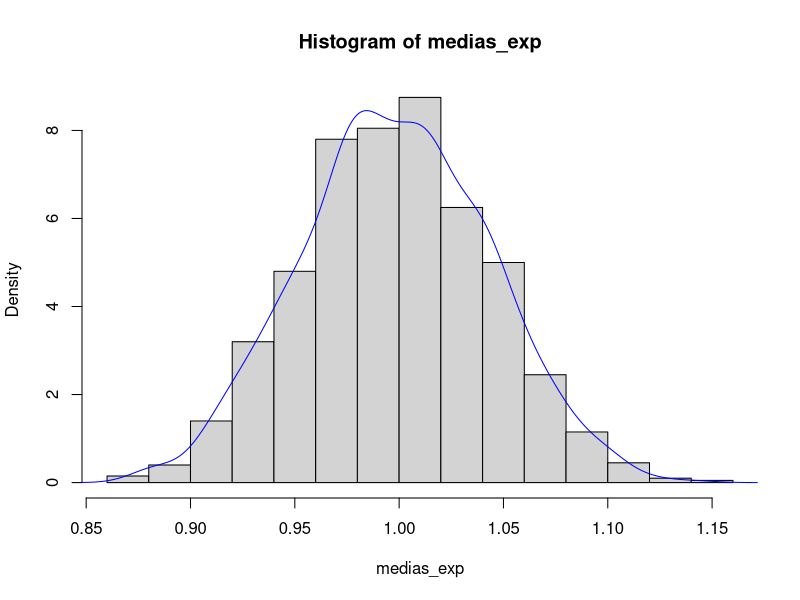
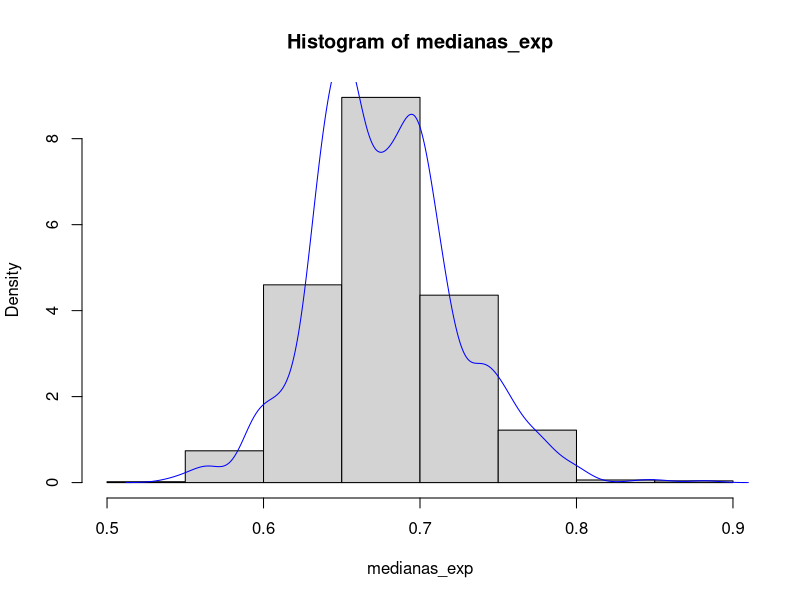

The R script that drew these images, in order:
set.seed(20)

# Ejemplo 1
datos <- rcauchy(21)
medianas <- c()
for (i in 1:5000){  # Bootstrap No parametrica 
  muestra_temp <- sample(datos,20,replace =TRUE)
  mediana_temp <- median(muestra_temp)
  medianas[i] <- mediana_temp
}

mean_medianas <- mean(medianas)
print( (1/5000)* sum( (medianas - mean_medianas)^2) )

# Ejemplo 2
# a)

datos_exp <- rexp(500,1)

# b)

media_estimada <- mean(datos_exp)
mediana_estimada <- median(datos_exp)
c(media_estimada, mediana_estimada)

# c)

medias_exp <- c()
medianas_exp <- c()
for ( i in 1:1000){
  muestr_exp <- sample(datos_exp, replace = TRUE)
  medias_exp[i] <- mean(muestr_exp)
  medianas_exp[i] <- median(muestr_exp)
}

# d)

hist(medias_exp, probability = TRUE)
lines(density(medias_exp, kernel = "gaussian"), col = "blue")
hist(medianas_exp, probability = TRUE)
lines(density(medianas_exp, kernel = "gaussian"), col = "blue")

# e)

# Intervalo de confianza bootstrap parametrico nivel 0.95

intervalo_media <- c(media_estimada -1.96*sd(medias_exp), media_estimada + 1.96*sd(medias_exp) )
intervalo_mediana <- c(mediana_estimada -1.96*sd(medianas_exp), mediana_estimada + 1.96*sd(medianas_exp))
intervalo_media
intervalo_mediana

# Intervalo de confianza bootstrap no parametrico nivel 0.95

intervalo_media_percentil <- c( quantile(medias_exp,0.05/2), quantile(medias_exp,1 - 0.05/2))
intervalo_mediana_percentil <- c( quantile(medianas_exp,0.05/2), quantile(medianas_exp,1 - 0.05/2))
intervalo_media_percentil
intervalo_mediana_percentil

# Adicionales:
# f) calcular intervalo exacto para la media y comparar con lo anterior. Obs: una clase vimos que la exp es una gamma
# g) deducir el intervalo asintotico para la media